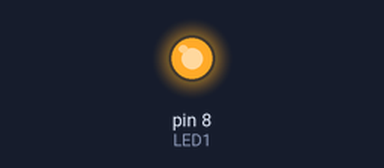
A sketch run on a simulated Arduino Uno, built with avr-gcc and run on an emulated ATmega328P. Shown: output pins drawn as LEDs (lit = HIGH).

Above: at 0.1 s.
At 90.1 s:
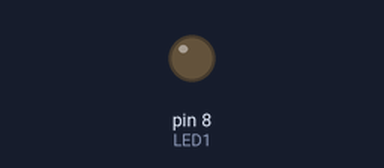
Timing chart, 0 to 91.6 s (numbered marks = the images above):
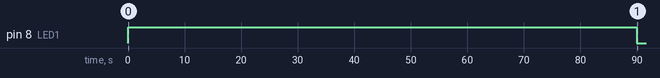

The sketch:

shock.ino
```cpp
// Code for dleivering shcok to a rat on a linear track through a custom-made shock-grid.
// The current flowing through the shock-grid was controlled through an ISO-flex stimulation
// isolation unit (SIU). A LED indicator was usedfor indicating the onset of shock.

#define LED1 8

void setup() {
  // put your setup code here, to run once:

  pinMode(LED1,OUTPUT);

  digitalWrite(LED1,HIGH);
  delay(90000);
  digitalWrite(LED1,LOW);

}

void loop() {
  // put your main code here, to run repeatedly:

}
```
